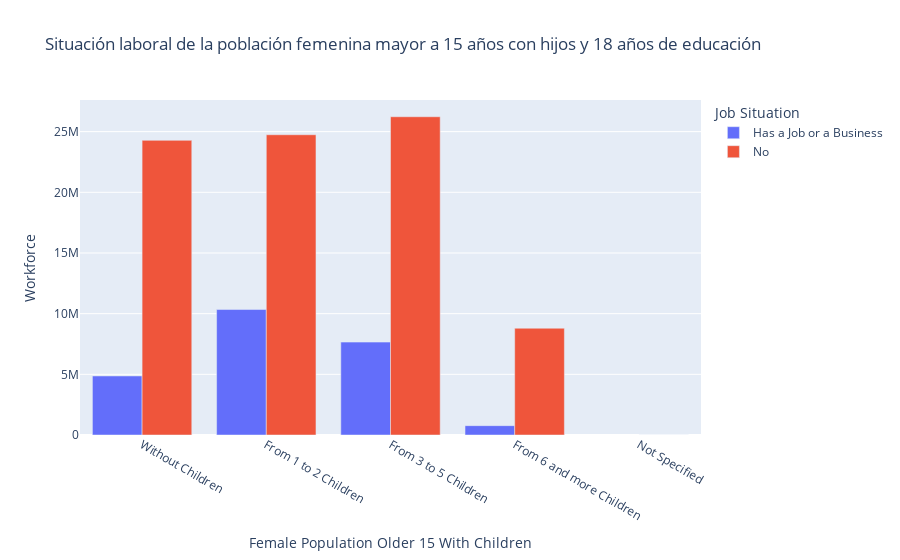

The code cell stored with this chart in its notebook:
### Code cell
child_school('More than 18 Years of Schooling')

### Figure 1 — Plotly figure (JSON) as saved in the notebook; plotly's stock layout.template omitted (floating-point values rounded to 4 significant figures)
{"data": [{"alignmentgroup": "True", "hovertemplate": "Job Situation=Has a Job or a Business<br>Female Population Older 15 With Children=%{x}<br>Workforce=%{y}<extra></extra>", "legendgroup": "Has a Job or a Business", "marker": {"color": "#636efa"}, "name": "Has a Job or a Business", "offsetgroup": "Has a Job or a Business", "orientation": "v", "showlegend": true, "textposition": "auto", "type": "bar", "x": ["Without Children", "From 1 to 2 Children", "From 3 to 5 Children", "From 6 and more Children"], "xaxis": "x", "y": [4864729, 10340301, 7654620, 769099], "yaxis": "y"}, {"alignmentgroup": "True", "hovertemplate": "Job Situation=No<br>Female Population Older 15 With Children=%{x}<br>Workforce=%{y}<extra></extra>", "legendgroup": "No", "marker": {"color": "#EF553B"}, "name": "No", "offsetgroup": "No", "orientation": "v", "showlegend": true, "textposition": "auto", "type": "bar", "x": ["Without Children", "From 1 to 2 Children", "From 3 to 5 Children", "From 6 and more Children", "Not Specified"], "xaxis": "x", "y": [24282353, 24744646, 26227217, 8799678, 628], "yaxis": "y"}], "layout": {"barmode": "group", "legend": {"title": {"text": "Job Situation"}, "tracegroupgap": 0}, "title": {"text": "Situación laboral de la población femenina mayor a 15 años con hijos y 18 años de educación"}, "xaxis": {"anchor": "y", "domain": [0, 1], "title": {"text": "Female Population Older 15 With Children"}}, "yaxis": {"anchor": "x", "domain": [0, 1], "title": {"text": "Workforce"}}}}
